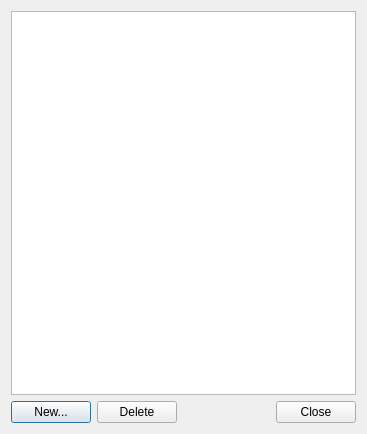
<?xml version="1.0" encoding="UTF-8"?>
<ui version="4.0">
 <class>DialogType</class>
 <widget class="QDialog" name="DialogType">
  <property name="geometry">
   <rect>
    <x>0</x>
    <y>0</y>
    <width>367</width>
    <height>434</height>
   </rect>
  </property>
  <property name="windowTitle">
   <string>Mounting types</string>
  </property>
  <layout class="QVBoxLayout" name="verticalLayout">
   <item>
    <widget class="QTableView" name="tableView">
     <property name="editTriggers">
      <set>QAbstractItemView::AnyKeyPressed|QAbstractItemView::DoubleClicked|QAbstractItemView::EditKeyPressed|QAbstractItemView::SelectedClicked</set>
     </property>
     <property name="alternatingRowColors">
      <bool>true</bool>
     </property>
     <property name="selectionMode">
      <enum>QAbstractItemView::SingleSelection</enum>
     </property>
     <property name="selectionBehavior">
      <enum>QAbstractItemView::SelectRows</enum>
     </property>
     <property name="showGrid">
      <bool>false</bool>
     </property>
     <attribute name="horizontalHeaderVisible">
      <bool>false</bool>
     </attribute>
     <attribute name="horizontalHeaderStretchLastSection">
      <bool>true</bool>
     </attribute>
     <attribute name="verticalHeaderVisible">
      <bool>false</bool>
     </attribute>
     <attribute name="verticalHeaderDefaultSectionSize">
      <number>20</number>
     </attribute>
     <attribute name="verticalHeaderMinimumSectionSize">
      <number>20</number>
     </attribute>
    </widget>
   </item>
   <item>
    <layout class="QHBoxLayout" name="horizontalLayout_2">
     <item>
      <widget class="QPushButton" name="pb_new">
       <property name="text">
        <string>New...</string>
       </property>
      </widget>
     </item>
     <item>
      <widget class="QPushButton" name="pb_delete">
       <property name="text">
        <string>Delete</string>
       </property>
      </widget>
     </item>
     <item>
      <spacer name="horizontalSpacer_2">
       <property name="orientation">
        <enum>Qt::Horizontal</enum>
       </property>
       <property name="sizeHint" stdset="0">
        <size>
         <width>40</width>
         <height>20</height>
        </size>
       </property>
      </spacer>
     </item>
     <item>
      <widget class="QPushButton" name="pb_close">
       <property name="text">
        <string>Close</string>
       </property>
      </widget>
     </item>
    </layout>
   </item>
  </layout>
 </widget>
 <resources/>
 <connections/>
</ui>
